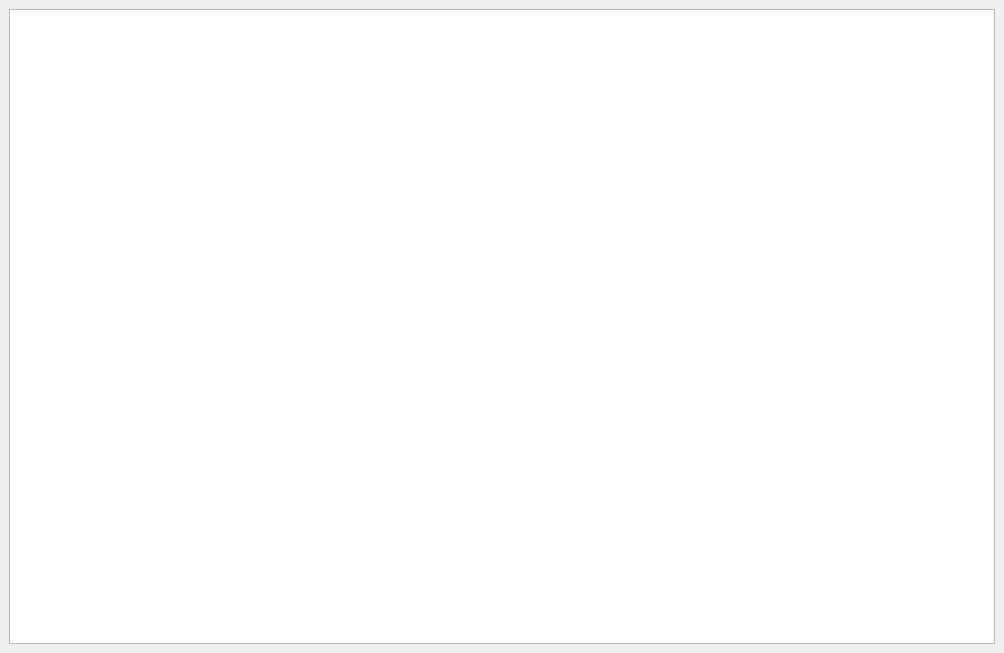
<?xml version="1.0" encoding="UTF-8"?>
<ui version="4.0">
 <class>DistortsubWindow2</class>
 <widget class="QDialog" name="DistortsubWindow2">
  <property name="geometry">
   <rect>
    <x>0</x>
    <y>0</y>
    <width>1004</width>
    <height>653</height>
   </rect>
  </property>
  <property name="windowTitle">
   <string>Dialog</string>
  </property>
  <layout class="QGridLayout" name="gridLayout_2">
   <property name="leftMargin">
    <number>0</number>
   </property>
   <property name="topMargin">
    <number>0</number>
   </property>
   <property name="rightMargin">
    <number>0</number>
   </property>
   <property name="bottomMargin">
    <number>0</number>
   </property>
   <property name="spacing">
    <number>0</number>
   </property>
   <item row="0" column="0">
    <widget class="QStackedWidget" name="stackedWidget">
     <property name="sizePolicy">
      <sizepolicy hsizetype="Expanding" vsizetype="Expanding">
       <horstretch>0</horstretch>
       <verstretch>0</verstretch>
      </sizepolicy>
     </property>
     <property name="minimumSize">
      <size>
       <width>0</width>
       <height>0</height>
      </size>
     </property>
     <property name="font">
      <font>
       <kerning>false</kerning>
      </font>
     </property>
     <property name="frameShadow">
      <enum>QFrame::Plain</enum>
     </property>
     <property name="currentIndex">
      <number>0</number>
     </property>
     <widget class="QWidget" name="page">
      <layout class="QGridLayout" name="gridLayout">
       <item row="0" column="0">
        <widget class="QTableView" name="tableView_weighbridge"/>
       </item>
      </layout>
     </widget>
     <widget class="QWidget" name="page_2">
      <layout class="QGridLayout" name="gridLayout_10">
       <item row="0" column="0">
        <widget class="QTableWidget" name="tableWidget_RowSand">
         <property name="styleSheet">
          <string notr="true">QTableCornerButton::section{background-color:#d1dff0;}
QTableView
{

	background-color: rgba(255, 255, 255, 0); 
	font:14px &quot;微软雅黑&quot;;
	color:#677483;
	gridline-color: #ccddf0;
}
 
QTableView::item
{	
	font:16px &quot;微软雅黑&quot;;
	color:#000000;
	gridline-color: #ccddf0; 
}
 
QTableView::item:selected
{	
	color:#677483;
}
 
QHeaderView::section {	
	color: black;
	font:bold 14px &quot;微软雅黑&quot;;
	text-align:center;
	height:32px;
	width :25px;
	background-color: #d1dff0;
	border:1px solid #8faac9;
	border-left:none;

}
 
// border-left:none;防止中间表头的border重叠
QHeaderView::section:first 
{
	border-left:1px solid #8faac9;
}


</string>
         </property>
         <attribute name="horizontalHeaderVisible">
          <bool>false</bool>
         </attribute>
         <attribute name="verticalHeaderVisible">
          <bool>false</bool>
         </attribute>
        </widget>
       </item>
      </layout>
     </widget>
     <widget class="QWidget" name="page_3">
      <layout class="QGridLayout" name="gridLayout_11">
       <item row="0" column="0">
        <widget class="QTableWidget" name="tableWidget_Pickling">
         <property name="styleSheet">
          <string notr="true">QTableCornerButton::section{background-color:#d1dff0;}
QTableView
{

	background-color: rgba(255, 255, 255, 0); 
	font:14px &quot;微软雅黑&quot;;
	color:#677483;
	gridline-color: #ccddf0;
}
 
QTableView::item
{	
	font:16px &quot;微软雅黑&quot;;
	color:#000000;
	gridline-color: #ccddf0; 
}
 
QTableView::item:selected
{	
	color:#677483;
}
 
QHeaderView::section {	
	color: black;
	font:bold 14px &quot;微软雅黑&quot;;
	text-align:center;
	height:32px;
	width :25px;
	background-color: #d1dff0;
	border:1px solid #8faac9;
	border-left:none;

}
 
// border-left:none;防止中间表头的border重叠
QHeaderView::section:first 
{
	border-left:1px solid #8faac9;
}


</string>
         </property>
        </widget>
       </item>
      </layout>
     </widget>
    </widget>
   </item>
  </layout>
 </widget>
 <resources/>
 <connections/>
</ui>
